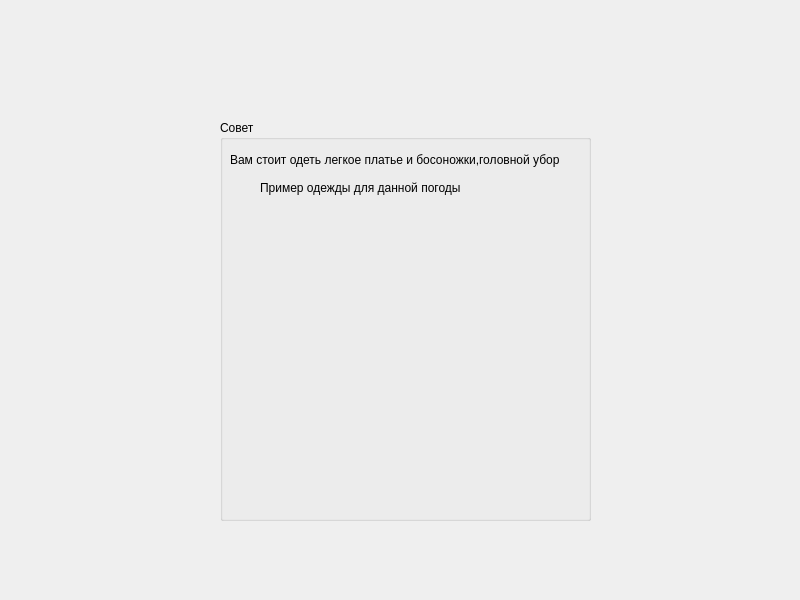
<?xml version="1.0" encoding="UTF-8"?>
<ui version="4.0">
 <class>weather7</class>
 <widget class="QDialog" name="weather7">
  <property name="geometry">
   <rect>
    <x>0</x>
    <y>0</y>
    <width>800</width>
    <height>600</height>
   </rect>
  </property>
  <property name="windowTitle">
   <string>Dialog</string>
  </property>
  <widget class="QLabel" name="label">
   <property name="geometry">
    <rect>
     <x>0</x>
     <y>0</y>
     <width>800</width>
     <height>600</height>
    </rect>
   </property>
   <property name="text">
    <string/>
   </property>
   <property name="pixmap">
    <pixmap>../1645833842_6-vsegda-pomnim-com-p-letnie-oblaka-foto-8.jpg</pixmap>
   </property>
  </widget>
  <widget class="QGroupBox" name="groupBox">
   <property name="geometry">
    <rect>
     <x>220</x>
     <y>120</y>
     <width>371</width>
     <height>401</height>
    </rect>
   </property>
   <property name="title">
    <string>Совет</string>
   </property>
   <widget class="QLabel" name="label_4">
    <property name="geometry">
     <rect>
      <x>10</x>
      <y>20</y>
      <width>351</width>
      <height>40</height>
     </rect>
    </property>
    <property name="text">
     <string>Вам стоит одеть легкое платье и босоножки,головной убор</string>
    </property>
   </widget>
   <widget class="QLabel" name="label_5">
    <property name="geometry">
     <rect>
      <x>20</x>
      <y>80</y>
      <width>211</width>
      <height>291</height>
     </rect>
    </property>
    <property name="text">
     <string/>
    </property>
    <property name="pixmap">
     <pixmap>../d14da7408a1039d736c2a5967ee0beb2.jpg</pixmap>
    </property>
   </widget>
   <widget class="QLabel" name="label_6">
    <property name="geometry">
     <rect>
      <x>40</x>
      <y>60</y>
      <width>201</width>
      <height>16</height>
     </rect>
    </property>
    <property name="text">
     <string>Пример одежды для данной погоды:</string>
    </property>
   </widget>
   <widget class="QLabel" name="label_3">
    <property name="geometry">
     <rect>
      <x>0</x>
      <y>20</y>
      <width>371</width>
      <height>381</height>
     </rect>
    </property>
    <property name="text">
     <string/>
    </property>
    <property name="pixmap">
     <pixmap>../white.jpg</pixmap>
    </property>
   </widget>
   <zorder>label_3</zorder>
   <zorder>label_4</zorder>
   <zorder>label_6</zorder>
   <zorder>label_5</zorder>
  </widget>
 </widget>
 <resources/>
 <connections/>
</ui>
